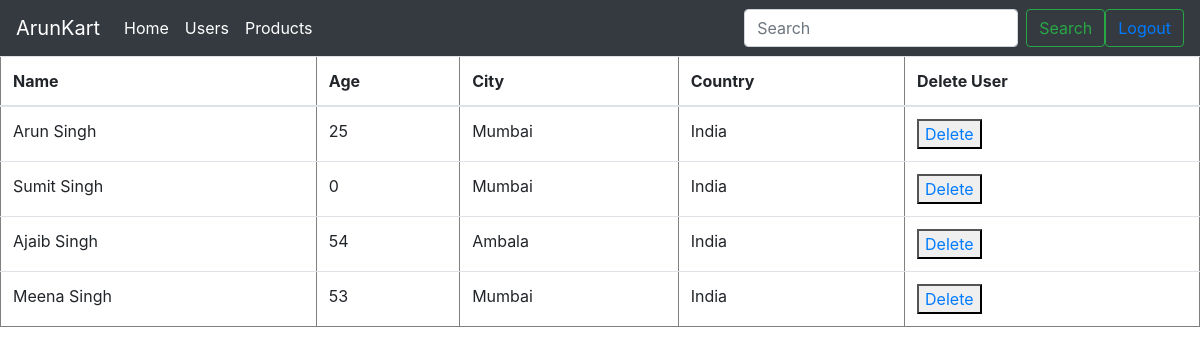
Page /users/ (signed in) on the earlier database version.
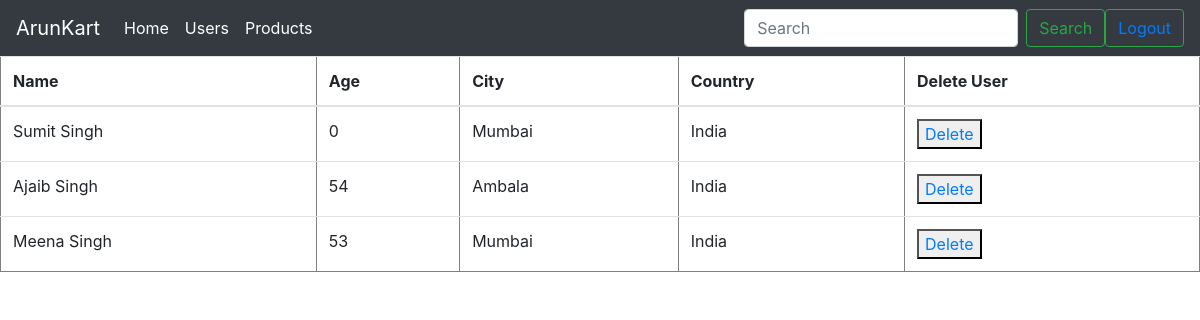
Same page on the later database version.
### mykart/models.py (models this page shows, shortened)
class UserDetail(models.Model):
    user = models.OneToOneField(User, on_delete=models.CASCADE, default=1)
    first_name = models.CharField(max_length=20, default='', blank=True)
    last_name = models.CharField(max_length=20, default='', blank=True)
    full_name = models.CharField(max_length=20, default='', blank=True)
    age = models.PositiveIntegerField(default=0, blank=True)
    email = models.EmailField(default=None, blank=True)
    city = models.CharField(max_length=25, default='', blank=True)
    state = models.CharField(max_length=25, default='', blank=True)
    country = models.CharField(max_length=25, default='', blank=True)
    pin_code = models.BigIntegerField(default=0, blank=True)
    contact_number = models.BigIntegerField(default=0, blank=True)
    is_married = models.BooleanField(default=0, blank=False)
    profile_image = models.ImageField(upload_to='profile_image/', default='', blank=True)
    document = models.FileField(upload_to='document/', null=True, blank=True)

### mykart/views.py (the view)
# urls.py: 2. Add a URL to urlpatterns:  path('', Home.as_view(), name='home')
class Home(RequireLoginMixin , ListView):
    model = UserDetail
    template_name = 'mykart/home.html'
    context_object_name = 'users'

### mykart/mixins.py (called while the page is built)
    def dispatch(self, request, *args, **kwargs):
        print("User", request.user)
        if not request.user.is_authenticated:
            print("is authenticated")
            return redirect("login")
        return super(RequireLoginMixin, self).dispatch(request, *args, **kwargs)

### mykart/templates/mykart/home.html (shortened to what this page needs)
{% extends "mykart/base.html" %}
{% block content %}
<body>
    <table class="table" id="user_table" border="1">
        <thead>
            <tr>
                <th>Name</th>
                <th>Age</th>
                <th>City</th>
                <th>Country</th>
                <th>Delete User</th>
            </tr>
        </thead>
        <tbody>
        {% for i in users %}
            <tr>
                <td>{{ i.full_name }}</td>
                <td>{{ i.age }}</td>
                <td>{{ i.city }}</td>
                <td>{{ i.country }}</td>
                <td><button><a href="{% url 'delete' i.id %}" >Delete</a></button></td>
            </tr>
        {% endfor %}
        </tbody>
    </table>
</body>
{% endblock %}

Differences in the rows shown:
removed UserDetail: full_name "Arun Singh", age "25", city "Mumbai", country "India"
